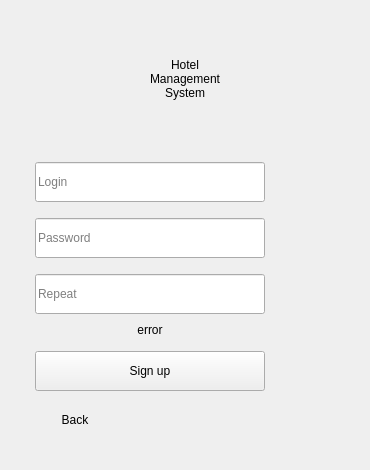
<?xml version="1.0" encoding="UTF-8"?>
<ui version="4.0">
 <class>SignUpMainPage</class>
 <widget class="QWidget" name="SignUpMainPage">
  <property name="geometry">
   <rect>
    <x>0</x>
    <y>0</y>
    <width>370</width>
    <height>470</height>
   </rect>
  </property>
  <property name="minimumSize">
   <size>
    <width>370</width>
    <height>470</height>
   </size>
  </property>
  <property name="windowTitle">
   <string>Form</string>
  </property>
  <layout class="QGridLayout" name="gridLayout">
   <property name="leftMargin">
    <number>35</number>
   </property>
   <property name="topMargin">
    <number>30</number>
   </property>
   <property name="rightMargin">
    <number>35</number>
   </property>
   <property name="bottomMargin">
    <number>30</number>
   </property>
   <property name="spacing">
    <number>0</number>
   </property>
   <item row="12" column="0">
    <spacer name="verticalSpacer_6">
     <property name="orientation">
      <enum>Qt::Orientation::Vertical</enum>
     </property>
     <property name="sizeType">
      <enum>QSizePolicy::Policy::Maximum</enum>
     </property>
     <property name="sizeHint" stdset="0">
      <size>
       <width>300</width>
       <height>15</height>
      </size>
     </property>
    </spacer>
   </item>
   <item row="13" column="0">
    <widget class="QPushButton" name="backButton">
     <property name="sizePolicy">
      <sizepolicy hsizetype="Maximum" vsizetype="Maximum">
       <horstretch>0</horstretch>
       <verstretch>0</verstretch>
      </sizepolicy>
     </property>
     <property name="minimumSize">
      <size>
       <width>80</width>
       <height>25</height>
      </size>
     </property>
     <property name="text">
      <string>Back</string>
     </property>
     <property name="default">
      <bool>false</bool>
     </property>
     <property name="flat">
      <bool>true</bool>
     </property>
    </widget>
   </item>
   <item row="0" column="0">
    <widget class="QLabel" name="titleLabel">
     <property name="sizePolicy">
      <sizepolicy hsizetype="Maximum" vsizetype="Maximum">
       <horstretch>0</horstretch>
       <verstretch>0</verstretch>
      </sizepolicy>
     </property>
     <property name="minimumSize">
      <size>
       <width>300</width>
       <height>95</height>
      </size>
     </property>
     <property name="styleSheet">
      <string notr="true"/>
     </property>
     <property name="text">
      <string>Hotel
Management
System</string>
     </property>
     <property name="alignment">
      <set>Qt::AlignmentFlag::AlignCenter</set>
     </property>
    </widget>
   </item>
   <item row="2" column="0">
    <widget class="QLineEdit" name="loginLineEdit">
     <property name="sizePolicy">
      <sizepolicy hsizetype="Maximum" vsizetype="Maximum">
       <horstretch>0</horstretch>
       <verstretch>0</verstretch>
      </sizepolicy>
     </property>
     <property name="minimumSize">
      <size>
       <width>230</width>
       <height>40</height>
      </size>
     </property>
     <property name="alignment">
      <set>Qt::AlignmentFlag::AlignLeading|Qt::AlignmentFlag::AlignLeft|Qt::AlignmentFlag::AlignVCenter</set>
     </property>
     <property name="placeholderText">
      <string>Login</string>
     </property>
    </widget>
   </item>
   <item row="7" column="0">
    <widget class="QLineEdit" name="repeatLineEdit">
     <property name="sizePolicy">
      <sizepolicy hsizetype="Maximum" vsizetype="Maximum">
       <horstretch>0</horstretch>
       <verstretch>0</verstretch>
      </sizepolicy>
     </property>
     <property name="minimumSize">
      <size>
       <width>230</width>
       <height>40</height>
      </size>
     </property>
     <property name="echoMode">
      <enum>QLineEdit::EchoMode::Password</enum>
     </property>
     <property name="placeholderText">
      <string>Repeat</string>
     </property>
    </widget>
   </item>
   <item row="11" column="0">
    <widget class="QPushButton" name="signUpButton">
     <property name="sizePolicy">
      <sizepolicy hsizetype="Maximum" vsizetype="Maximum">
       <horstretch>0</horstretch>
       <verstretch>0</verstretch>
      </sizepolicy>
     </property>
     <property name="minimumSize">
      <size>
       <width>230</width>
       <height>40</height>
      </size>
     </property>
     <property name="text">
      <string>Sign up</string>
     </property>
    </widget>
   </item>
   <item row="8" column="0">
    <spacer name="verticalSpacer_4">
     <property name="orientation">
      <enum>Qt::Orientation::Vertical</enum>
     </property>
     <property name="sizeType">
      <enum>QSizePolicy::Policy::Maximum</enum>
     </property>
     <property name="sizeHint" stdset="0">
      <size>
       <width>300</width>
       <height>5</height>
      </size>
     </property>
    </spacer>
   </item>
   <item row="10" column="0">
    <spacer name="verticalSpacer_5">
     <property name="orientation">
      <enum>Qt::Orientation::Vertical</enum>
     </property>
     <property name="sizeType">
      <enum>QSizePolicy::Policy::Maximum</enum>
     </property>
     <property name="sizeHint" stdset="0">
      <size>
       <width>300</width>
       <height>10</height>
      </size>
     </property>
    </spacer>
   </item>
   <item row="1" column="0">
    <spacer name="verticalSpacer">
     <property name="orientation">
      <enum>Qt::Orientation::Vertical</enum>
     </property>
     <property name="sizeType">
      <enum>QSizePolicy::Policy::Maximum</enum>
     </property>
     <property name="sizeHint" stdset="0">
      <size>
       <width>300</width>
       <height>35</height>
      </size>
     </property>
    </spacer>
   </item>
   <item row="5" column="0">
    <widget class="QLineEdit" name="passwordLineEdit">
     <property name="sizePolicy">
      <sizepolicy hsizetype="Maximum" vsizetype="Maximum">
       <horstretch>0</horstretch>
       <verstretch>0</verstretch>
      </sizepolicy>
     </property>
     <property name="minimumSize">
      <size>
       <width>230</width>
       <height>40</height>
      </size>
     </property>
     <property name="echoMode">
      <enum>QLineEdit::EchoMode::Password</enum>
     </property>
     <property name="placeholderText">
      <string>Password</string>
     </property>
    </widget>
   </item>
   <item row="9" column="0">
    <widget class="QLabel" name="errorLabel">
     <property name="sizePolicy">
      <sizepolicy hsizetype="Maximum" vsizetype="Maximum">
       <horstretch>0</horstretch>
       <verstretch>0</verstretch>
      </sizepolicy>
     </property>
     <property name="minimumSize">
      <size>
       <width>230</width>
       <height>20</height>
      </size>
     </property>
     <property name="text">
      <string>error</string>
     </property>
     <property name="alignment">
      <set>Qt::AlignmentFlag::AlignCenter</set>
     </property>
    </widget>
   </item>
   <item row="3" column="0">
    <spacer name="verticalSpacer_2">
     <property name="orientation">
      <enum>Qt::Orientation::Vertical</enum>
     </property>
     <property name="sizeType">
      <enum>QSizePolicy::Policy::Maximum</enum>
     </property>
     <property name="sizeHint" stdset="0">
      <size>
       <width>300</width>
       <height>15</height>
      </size>
     </property>
    </spacer>
   </item>
   <item row="6" column="0">
    <spacer name="verticalSpacer_3">
     <property name="orientation">
      <enum>Qt::Orientation::Vertical</enum>
     </property>
     <property name="sizeType">
      <enum>QSizePolicy::Policy::Maximum</enum>
     </property>
     <property name="sizeHint" stdset="0">
      <size>
       <width>300</width>
       <height>15</height>
      </size>
     </property>
    </spacer>
   </item>
  </layout>
 </widget>
 <resources/>
 <connections/>
</ui>
